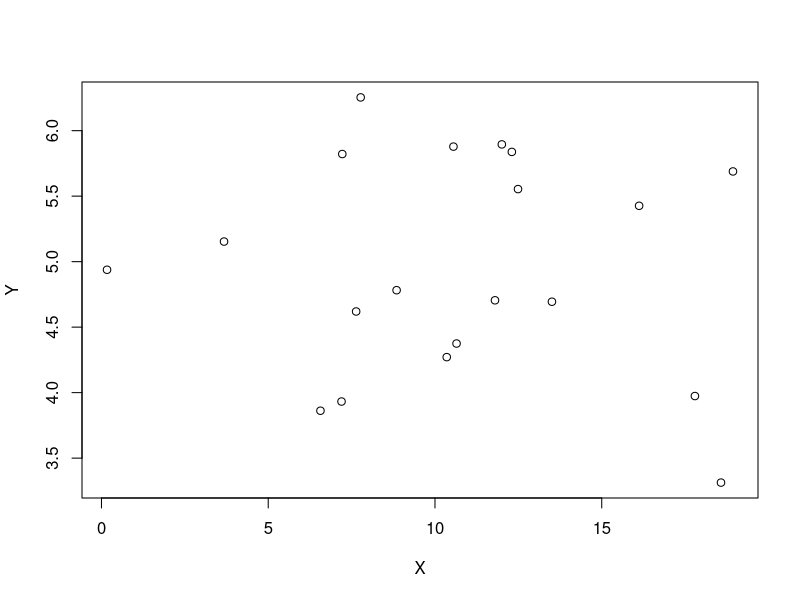
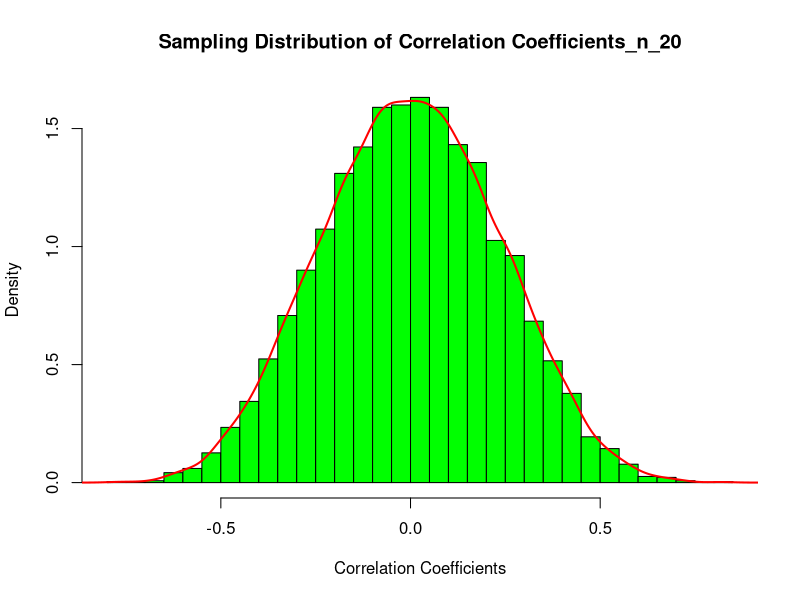
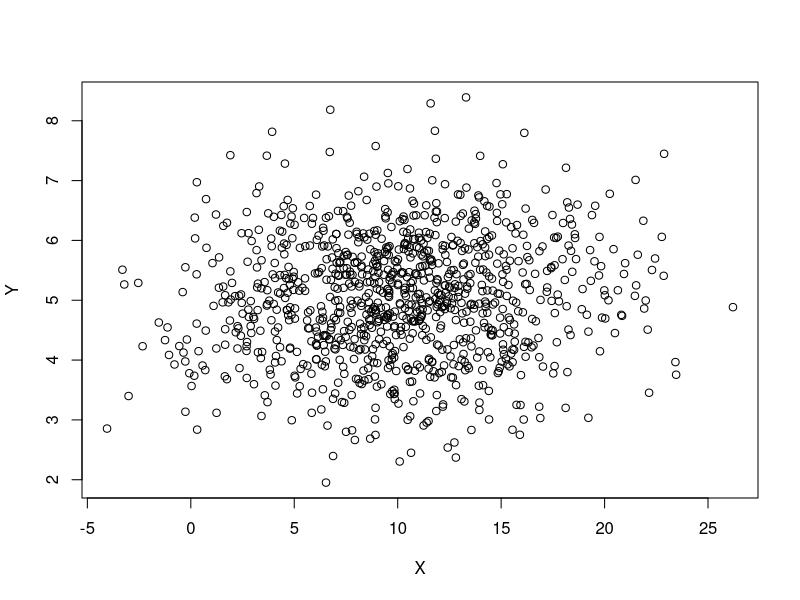
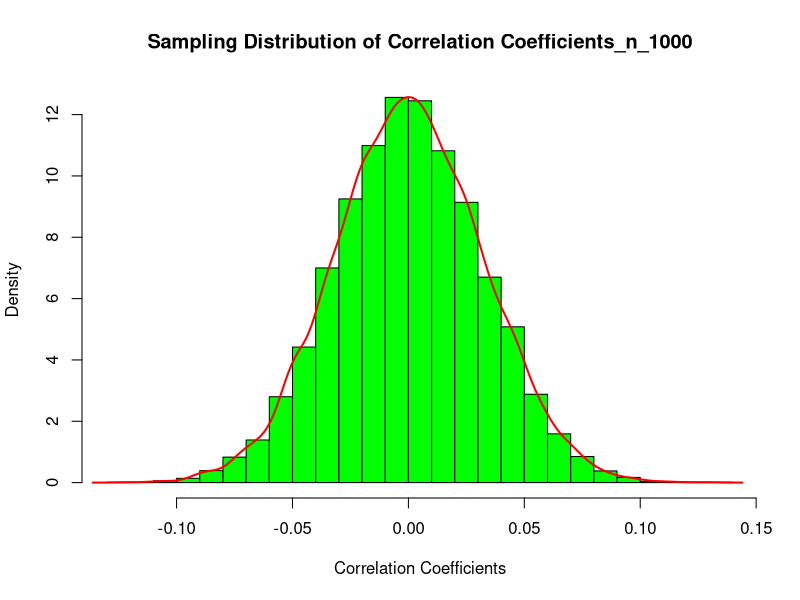
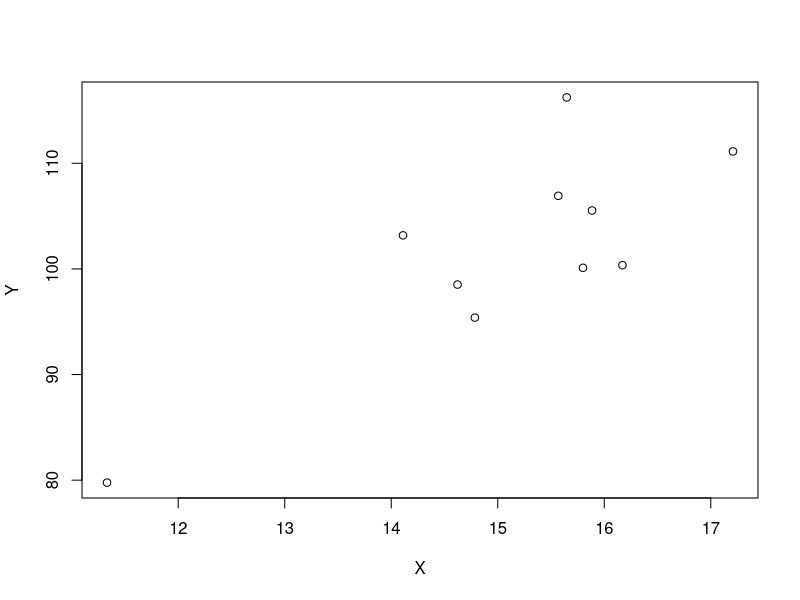
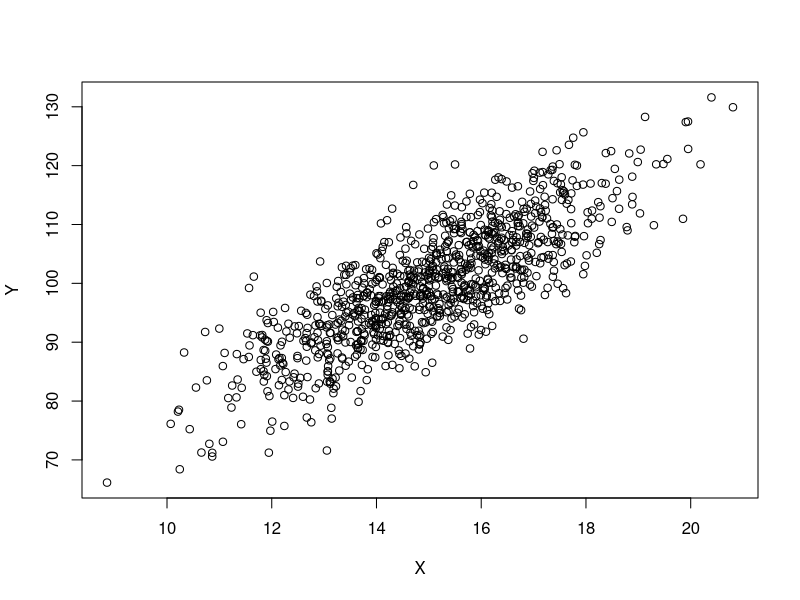
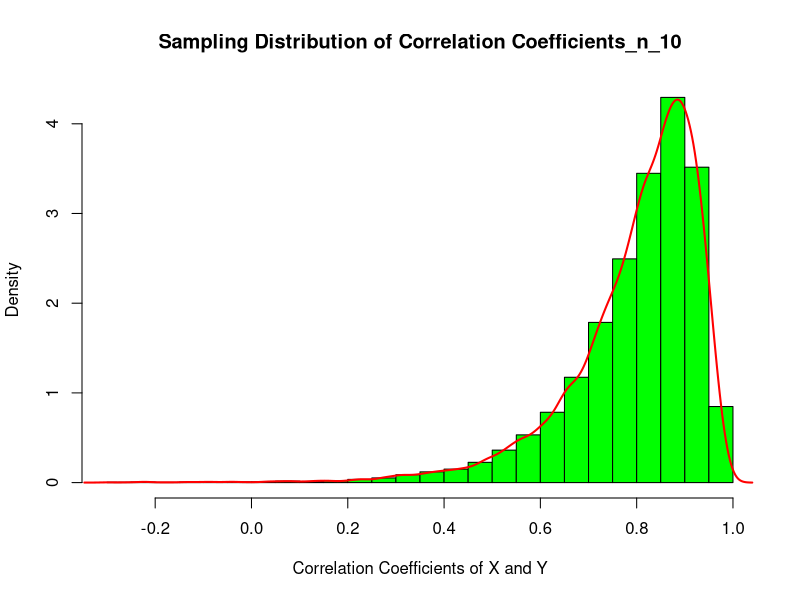
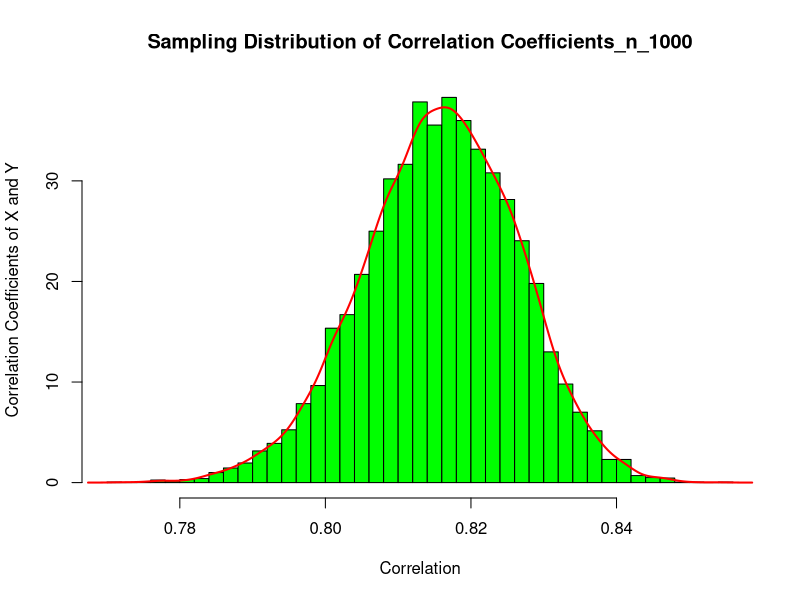

Write R code to recreate these figures, in order.
## ---- chunk 1
knitr::opts_chunk$set(echo = TRUE)
## ---- chunk 2
set.seed (123)

num_simulation <- 10000

Correlation <- numeric (num_simulation)

X <- rnorm (20, 10, 5)
Y <- rnorm (20, 5, 1)

correlation_1 <- cor(X, Y)

plot(X,Y)

for (i in 1:num_simulation){
  
  X <- rnorm (20, 10, 5)
  Y <- rnorm (20, 5, 1)
  Correlation[i] <- cor (X,Y)
}

hist (Correlation,
      main = "Sampling Distribution of Correlation Coefficients_n_20",
      xlab = "Correlation Coefficients",
      breaks = 35,
      col = "green",
      freq = FALSE)
lines(density(Correlation), col = "red", lwd = 2)

print(sd(Correlation))
## ---- chunk 3
set.seed (123)

num_simulation <- 10000

Correlation <- numeric (num_simulation)

X <- rnorm (1000, 10, 5)
Y <- rnorm (1000, 5, 1)

correlation_1 <- cor(X, Y)

plot(X,Y)

for (i in 1:num_simulation){
  
  X <- rnorm (1000, 10, 5)
  Y <- rnorm (1000, 5, 1)
  Correlation[i] <- cor (X,Y)
}

hist (Correlation,
      main = "Sampling Distribution of Correlation Coefficients_n_1000",
      xlab = "Correlation Coefficients",
      breaks = 35,
      col = "green",
      freq = FALSE)
lines(density(Correlation), col = "red", lwd = 2)

print(sd(Correlation))
## ---- chunk 4
Z <- rnorm (10, 10, 1)
epsilon_ZX <- rnorm (10, 0, 1)
epsilon_ZY <- rnorm (10, 0, 2)
X <- 1.5*Z + epsilon_ZX
Y <- 10 * Z + epsilon_ZY

plot(X,Y)
cor(X,Y)
## ---- chunk 5
Z <- rnorm (1000, 10, 1)
epsilon_ZX <- rnorm (1000, 0, 1)
epsilon_ZY <- rnorm (1000, 0, 2)
X <- 1.5*Z + epsilon_ZX
Y <- 10 * Z + epsilon_ZY

plot(X,Y)
cor(X,Y)
## ---- chunk 6
set.seed (123)

num_simulation <- 10000

Correlation <- numeric (num_simulation)

for (i in 1:num_simulation){
  
  Z <- rnorm (10, 10, 1)
  epsilon_ZX <- rnorm (10, 0, 1)
  epsilon_ZY <- rnorm (10, 0, 2)
  X <- 1.5*Z + epsilon_ZX
  Y <- 10 * Z + epsilon_ZY
  Correlation[i] <- cor (X,Y)
}

hist (Correlation,
      main = "Sampling Distribution of Correlation Coefficients_n_10",
      xlab = "Correlation Coefficients of X and Y",
      breaks = 35,
      col = "green",
      freq = FALSE)
lines(density(Correlation), col = "red", lwd = 2)

print(sd(Correlation))
cor(X,Y)
## ---- chunk 7
set.seed (123)

num_simulation <- 10000

Correlation <- numeric (num_simulation)

for (i in 1:num_simulation){
  
  Z <- rnorm (1000, 10, 1)
  epsilon_ZX <- rnorm (1000, 0, 1)
  epsilon_ZY <- rnorm (1000, 0, 2)
  X <- 1.5*Z + epsilon_ZX
  Y <- 10 * Z + epsilon_ZY
  Correlation[i] <- cor (X,Y)
}

hist (Correlation,
      main = "Sampling Distribution of Correlation Coefficients_n_1000",
      ylab = "Correlation Coefficients of X and Y",
      breaks = 35,
      col = "green",
      freq = FALSE)
lines(density(Correlation), col = "red", lwd = 2)

print(sd(Correlation))
cor(X,Y)
